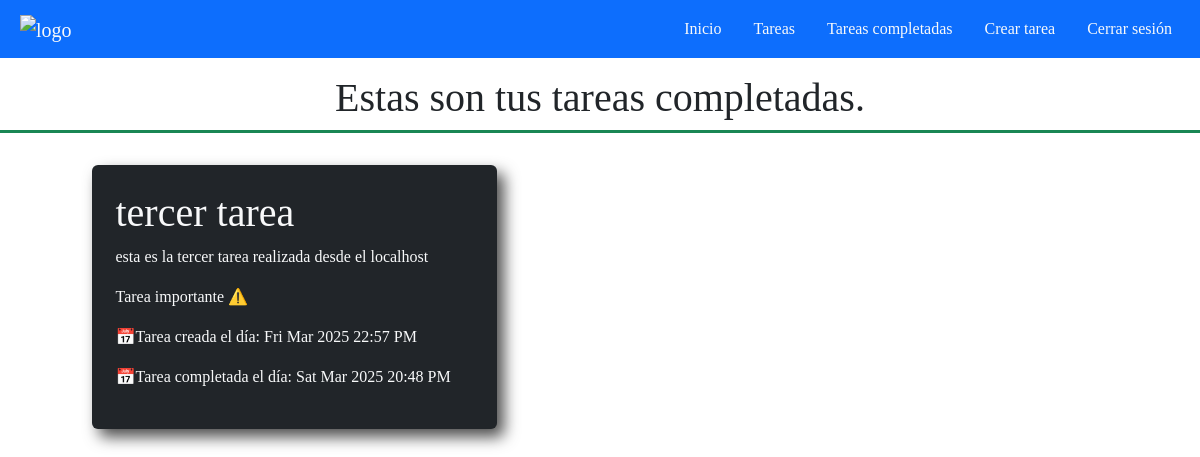
/tasksCompleted/ (signed in), run on the app's committed database.
### tasks/models.py (models this page shows, shortened)
class Task(models.Model):
    title = models.CharField(max_length=100)
    description = models.TextField(blank=True)
    created = models.DateTimeField(auto_now_add=True)
    datecompleted = models.DateTimeField(null=True,blank=True) #blank True es para que ese campo sea opcional
    important = models.BooleanField(default=False)
    user = models.ForeignKey(User, on_delete=models.CASCADE)

### tasks/views.py (the view)
# urls.py: path('tasksCompleted/',views.tasksCompleted, name='tasksCompleted'),
def tasksCompleted(request):
    if request.method == "GET":
        tasks = Task.objects.filter(user=request.user,datecompleted__isnull = False)
        return render(request,'tasksCompleted.html',{
            'tasks':tasks
        })

### tasks/templates/tasksCompleted.html
{%extends 'base.html'%}
{%block content%}
    <h1 class="text-center mt-3 fs-1 border-3 border-bottom border-success d-flex align-center justify-content-center w-100 pb-2">Estas son tus tareas completadas.</h1>
    <section class="tasks container-fluid row w-100">
            {%for task in tasks%}
                <div class="col-sm-12 col-xl-6 col-lg-4 col-md-4 d-flex justify-content-center align-items-center p-4">
                    <div class="task p-4 h-100 w-75 bg-dark text-light rounded-2">
                        <h1>
                            {{task.title}}
                        </h1>
                        <p>
                            {{task.description}}
                        </p>
                        <p>
                            {%if task.important == True%}
                                Tarea importante ⚠️
                            {%endif%}
                        </p>
                        <p>📅Tarea creada el día: {{task.created|date:'D M Y H:i A'}}</p>
                        <p>📅Tarea completada el día: {{task.datecompleted|date:'D M Y H:i A'}} </p>
                    </div>
                </div>
            {%endfor%}
    </section>
{%endblock%}

### tasks/static/css/estilos.css (style rules this page uses)
body { font-family:Cambria, Cochin, Georgia, Times, 'Times New Roman', serif; user-select: none; }
.task { box-shadow: 7px 8px 15px rgba(0, 0, 0, 0.7); }

### data on the page
Task: title "tercer tarea", description "esta es la tercer tarea realizada desde el localhost", important "Tarea importante ⚠️", created "Fri Mar 2025 22:57 PM", datecompleted "Sat Mar 2025 20:48 PM"
